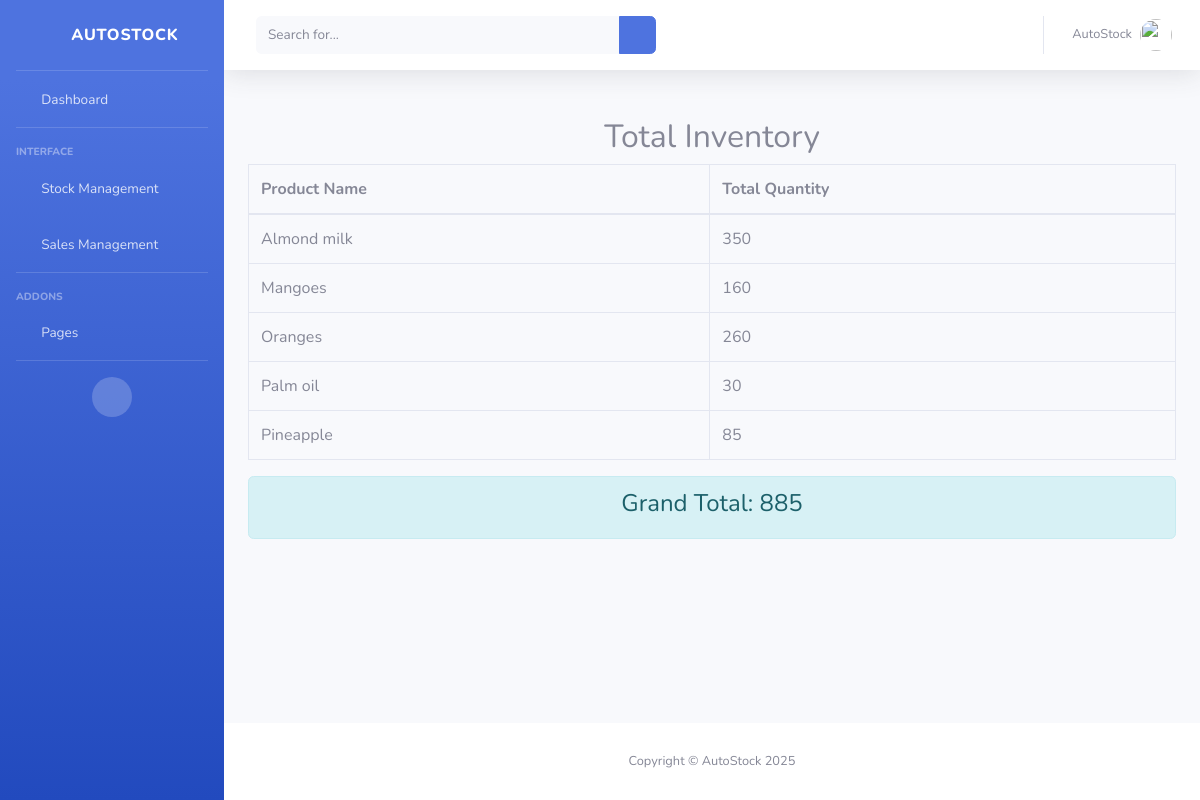
The app's page /totalstock/, older data.
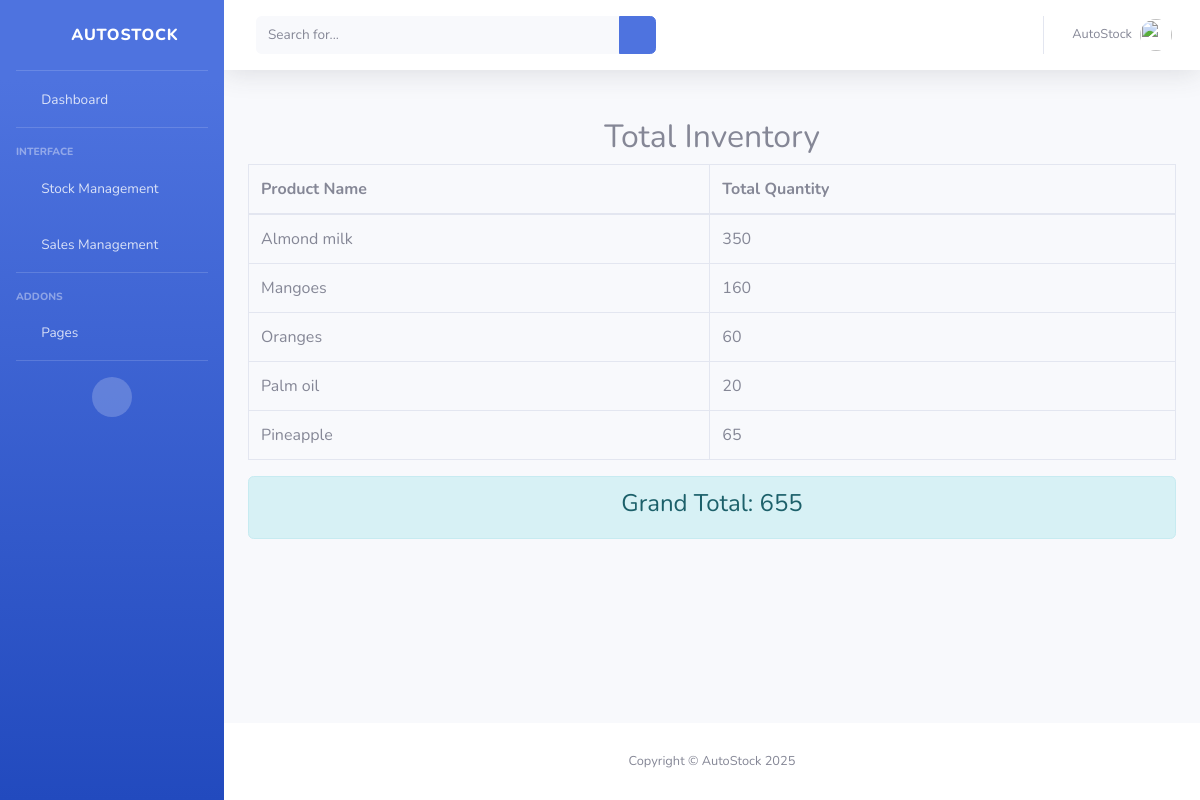
The same page, newer data.
### autoapp/models.py (models this page shows, shortened)
class Stock(models.Model):
     product = models. CharField(max_length=100)
     quantity = models.IntegerField()
     price = models.DecimalField(max_digits=12, decimal_places=2)
     buyingprice = models.DecimalField(max_digits=12, decimal_places=2, default=0.00)
     name = models.CharField(max_length=100)
     date = models.DateField(auto_now_add=True)

### autoapp/views.py (the view)
# urls.py: path('totalstock/', views.totalstock, name='totalstock'),
def totalstock(request):
    total_per_product = Stock.objects.values('product').annotate(total_quantity=Sum('quantity'))
    grand_total = Stock.objects.aggregate(grand_total=Sum('quantity'))['grand_total'] or 0
    return render(request, 'totalstock.html', {'total_per_product': total_per_product, 'grand_total': grand_total})

### template/totalstock.html (shortened to what the changed rows need)
<!DOCTYPE html>
<html lang="en">
<head>
    {% load static %}
    <link href="{% static 'vendor/fontawesome-free/css/all.min.css' %}" rel="stylesheet" type="text/css">
    <link href="{% static 'css/sb-admin-2.min.css' %}" rel="stylesheet">
    <link href="{% static 'vendor/datatables/dataTables.bootstrap4.min.css' %}" rel="stylesheet">
</head>
<body id="page-top">
    <div id="wrapper">
        <div id="content-wrapper" class="d-flex flex-column">
            <div id="content">
              <div class="container mt-5">
        <h2 class="text-center">Total Inventory</h2>
        <table class="table table-bordered">
            <thead>
                <tr>
                    <th>Product Name</th>
                    <th>Total Quantity</th>
                </tr>
            </thead>
            <tbody>
                {% for product in total_per_product %}
                <tr>
                    <td>{{ product.product }}</td>
                    <td>{{ product.total_quantity }}</td>
                </tr>
                {% endfor %}
            </tbody>
        </table>
        <div class="alert alert-info text-center">
            <h4>Grand Total: {{ grand_total }}</h4>
        </div>
    </div>
            </div>
        </div>
    </div>
</body>
</html>

Row changes from the older to the newer data that the page shows:
changed Stock "Oranges": total_quantity "260" → "60"
changed Stock "Palm oil": total_quantity "30" → "20"
changed Stock "Pineapple": total_quantity "85" → "65"
Text that changed along with them:
{{ grand_total }}: "885" → "655"
